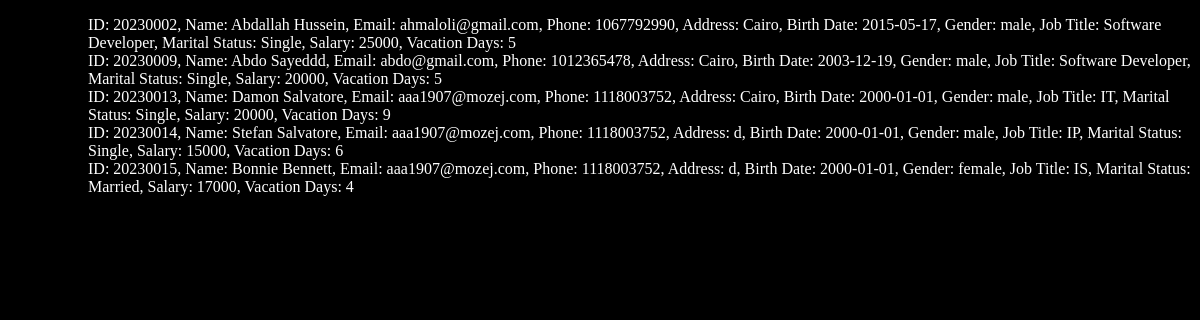
The app's page /index/, older data.
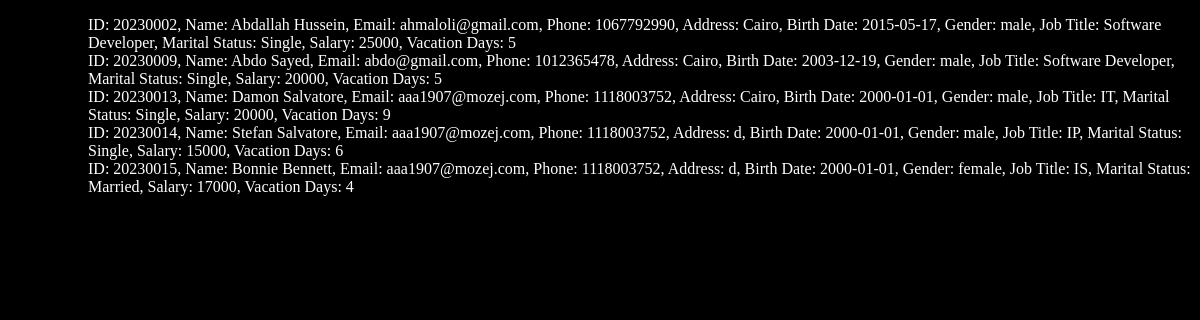
The same page, newer data.
### main/models.py (models this page shows)
class Employee(models.Model):
    ID = models.BigAutoField(primary_key=True, verbose_name="ID")
    userName = models.CharField(max_length=100)
    Email = models.CharField(max_length=255)
    phoneNum = models.IntegerField()
    address = models.CharField(max_length=255)
    birthDate = models.DateField()
    gender = models.CharField(max_length=10)
    jobTitle = models.CharField(max_length=64)
    maritalStatus = models.CharField(max_length=64)
    salary = models.IntegerField()
    vacationDays = models.IntegerField()
    def __str__(self):
        return f"ID: {self.ID}, Name: {self.userName}, Email: {self.Email}, Phone: {self.phoneNum}, Address: {self.address}, Birth Date: {self.birthDate}, Gender: {self.gender}, Job Title: {self.jobTitle}, Marital Status: {self.maritalStatus}, Salary: {self.salary}, Vacation Days: {self.vacationDays}"

### main/views.py (the view)
# urls.py: path("index/", views.index, name="index"),
def index(request):
    context = {"Employees": Employee.objects.all()}
    return render(request, "Emp/index.html", context)

### main/templates/Emp/index.html (shortened to what this page needs)
<!DOCTYPE html>
<html lang="en">
  {% load static %}
	<head>
    <link rel="stylesheet" href="{% static 'css/style.css'%}">
	</head>
	<body>
    <p>
		<ul>
			{% for emp in Employees%}
			<ul>
				{{emp}}
			</ul>
			{% endfor %}
		</ul>
  </p>
	</body>
</html>

Row changes from the older to the newer data that the page shows:
changed Employee: ID+userName+Email "ID: 20230009, Name: Abdo Sayeddd, Email: abdo@gmail.com, Phone: 1012365478,…" → "ID: 20230009, Name: Abdo Sayed, Email: abdo@gmail.com, Phone: 1012365478,…"
